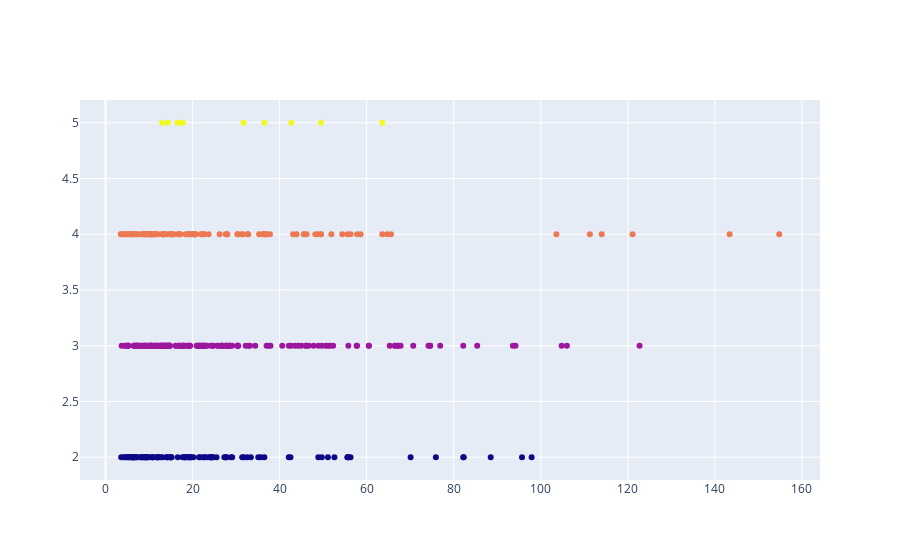

The notebook cell this image was saved under:
### Markdown cell above
- 종양이 작거나 신장의 표면으로 많이 튀어나와 있는 형태는 신장부분절제수술이 비교적 용이하지만 
- 종양의 크기가 크거나, 위치가 좋지 않거나 신장 내에 파묻혀 있는 경우에는 ‘신장 부분절제술’이 기술적 어려움, 합병증 초래 -> 신장 전체 적출술을 선택하게 되는 경우가 많다.
(-> 로봇수술로 신장 전절제술이 필요한 ‘내장성 신장암’ 환자를 부분절제술로 치료하는 경우도 있음)
- 신장 안쪽에 파묻혀 있고 종양의 크기가 4cm 이상인 경우에는 신장 부분 절제술의 이득이 없어 신장 전체 절제술을 권장

### Code cell
# T_size_exo에 따른 Raiv ((T_size + T_Exophytic = T_size_exo ))

fig = go.Figure()
fig.add_trace(go.Scatter(x=merged_result['RAIV'], y=merged_result['T_size_exo'], mode='markers', name='T_size_exo', marker=dict(color=merged_result['T_size_exo'])))
fig.show()

### Figure 1 — Plotly figure (JSON) as saved in the notebook; plotly's stock layout.template omitted (floating-point values rounded to 4 significant figures; data arrays with more than 128 entries replaced by an {"elided": "..."} marker saying what was removed)
{"data": [{"marker": {"color": {"elided": "389 int values"}}, "mode": "markers", "name": "T_size_exo", "type": "scatter", "x": {"elided": "389 float values"}, "y": {"elided": "389 int values"}}], "layout": {}}
